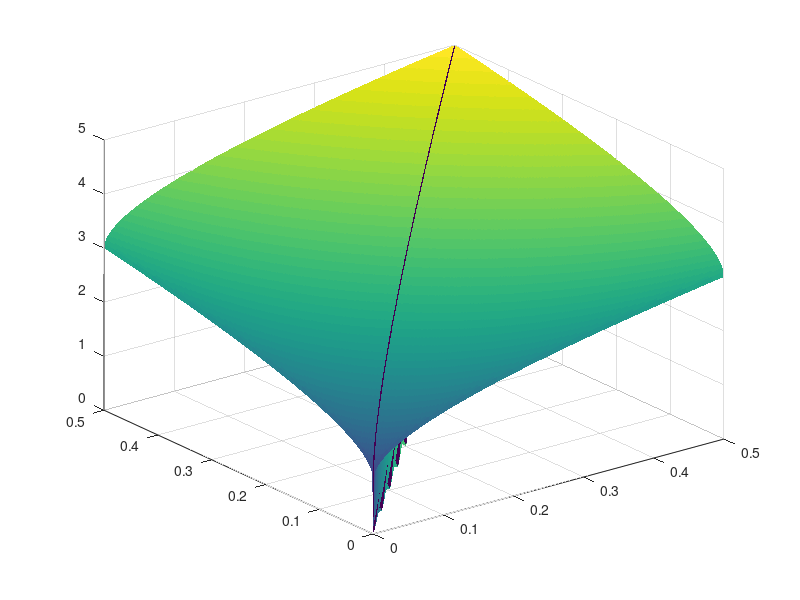
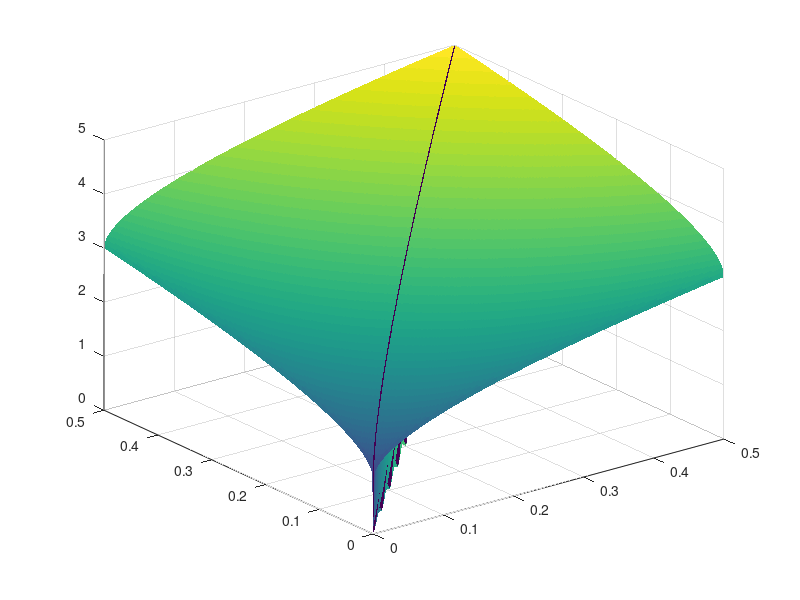

Reproduce these figures in MATLAB, in order.
a1 = [0:0.001:0.5];
a2 = a1;
%[a1, a2] = meshgrid(a1, a2);
for i = 1:length(a1);
    for j = 1:length(a2);
        if a1(i) ~= a2(j)
            peak(i, j) = 1+2*sqrt(2*a1(i))+2*sqrt(2*a2(j));
        else
            peak(i,j) = 0;
        end
    end
end
surf(a1, a2, peak, 'EdgeColor', 'none');
figure; surf(a1, a2, peak, 'EdgeColor', 'none');

